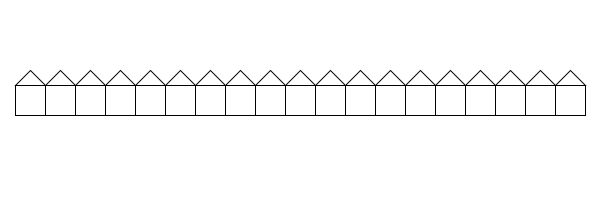
Frame 1 (no input)
Frame 60 (the mouse pressed at the canvas centre just before this capture): identical to frame 1, image omitted
Frame 120 (the mouse held since frame 60 and released just before this capture): identical to frame 1, image omitted

The Processing sketch that drew this single still picture (run headless with seeded random() and noise(); from frame 60 on, the mouse is pressed at the canvas centre):

// Processing sketch: functions_house_repetitive
// ── functions_house_repetitive.pde

void setup(){
  size(600, 200);
}

void draw(){
  background(255);
  
  for(int i = 0; i < 19; i++){
  drawHouse(width/20+(i*width/20), height/2, width/20);
  }
}

void drawHouse(int x, int y, int w){

  fill(255);
  rectMode(CENTER);
  triangle(x-w/2, y-w/2, x+w/2, y-w/2, x, y-w);
  rect(x, y, w, w);

}
